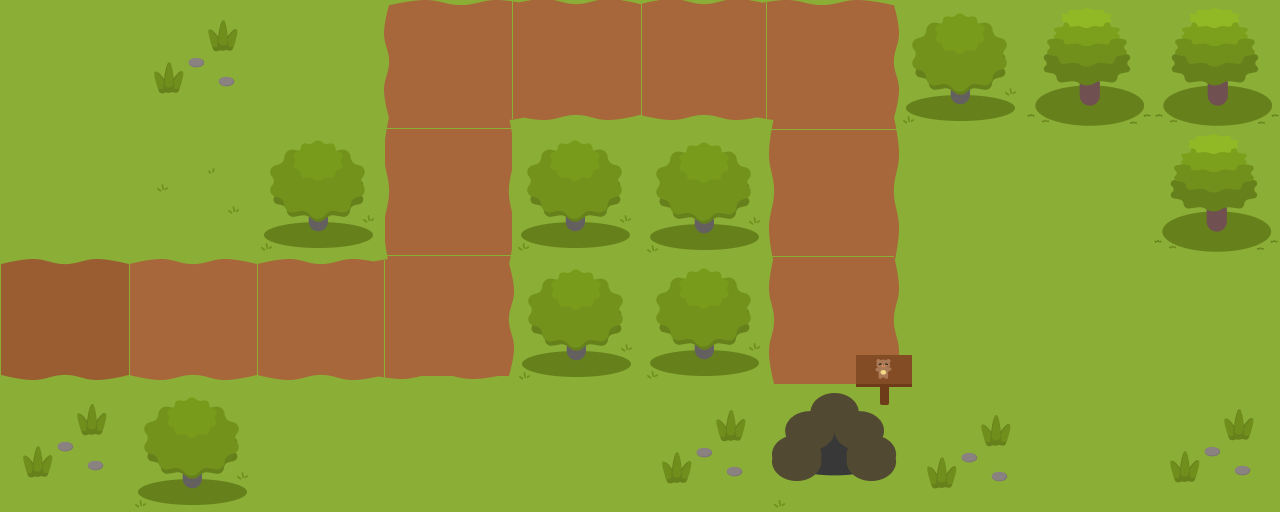

The image is a tile-based game level rendered from a .tmx file. Its description and complete source (layers, tilesets, objects, tile grids) follow:
An orthogonal 10x4 tile map with 128x128 px tiles, 1 tile layer (Tile Layer 1).

<map version="1.10" tiledversion="1.10.2" orientation="orthogonal" renderorder="right-down" width="10" height="4" tilewidth="128" tileheight="128" infinite="0" nextlayerid="2" nextobjectid="1">
 <tileset firstgid="1" name="level5" tilewidth="128" tileheight="128" tilecount="40" columns="10">
  <image source="../images/level5.png" width="1280" height="512" />
  <tile id="3">
   <properties>
    <property name="isPath" type="bool" value="true" />
   </properties>
  </tile>
  <tile id="4">
   <properties>
    <property name="isPath" type="bool" value="true" />
   </properties>
  </tile>
  <tile id="5">
   <properties>
    <property name="isPath" type="bool" value="true" />
   </properties>
  </tile>
  <tile id="6">
   <properties>
    <property name="isPath" type="bool" value="true" />
   </properties>
  </tile>
  <tile id="13">
   <properties>
    <property name="isPath" type="bool" value="true" />
   </properties>
  </tile>
  <tile id="16">
   <properties>
    <property name="isPath" type="bool" value="true" />
   </properties>
  </tile>
  <tile id="20">
   <properties>
    <property name="isPath" type="bool" value="true" />
   </properties>
  </tile>
  <tile id="21">
   <properties>
    <property name="isPath" type="bool" value="true" />
   </properties>
  </tile>
  <tile id="22">
   <properties>
    <property name="isPath" type="bool" value="true" />
   </properties>
  </tile>
  <tile id="23">
   <properties>
    <property name="isPath" type="bool" value="true" />
   </properties>
  </tile>
  <tile id="26">
   <properties>
    <property name="isPath" type="bool" value="true" />
   </properties>
  </tile>
 </tileset>
 <layer id="1" name="Tile Layer 1" width="10" height="4">
  <data encoding="csv">
1,2,3,4,5,6,7,8,9,10,
11,12,13,14,15,16,17,18,19,20,
21,22,23,24,25,26,27,28,29,30,
31,32,33,34,35,36,37,38,39,40
</data>
 </layer>
</map>
